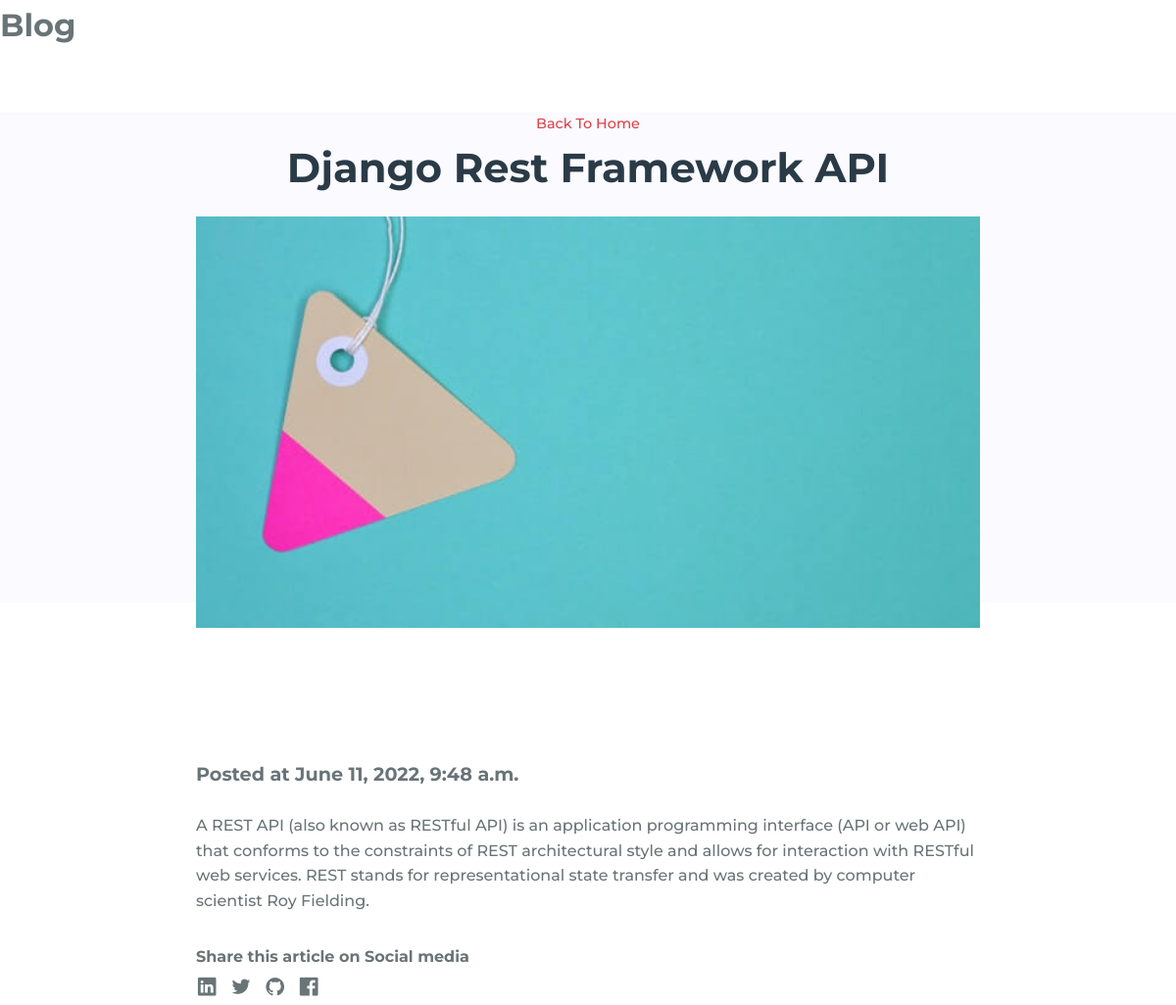
/1/, run on the app's committed database.
### portfolio/models.py (models this page shows, shortened)
class Blog(models.Model):
    blog_category = models.CharField(max_length=50)
    post_title = models.CharField(max_length=100)
    post_date = models.DateTimeField(auto_now=True)
    description = RichTextField(blank=True, null=True)
    content_upload = RichTextUploadingField(blank=True, null=True)
    post_img = models.ImageField(upload_to='picture/')
    slug = models.SlugField(max_length=250, blank=True, null=True)
    updated = models.DateTimeField(auto_now=True)

### portfolio/views.py (the view)
# urls.py: path('<slug>/',views.detail_blog_view, name='detail'),
def detail_blog_view(request, slug):
    context = {}
    blog_post = get_object_or_404(Blog, slug=slug)
    context['blog_post'] = blog_post
    return render(request, 'blog_detail.html', context)

### portfolio/templates/blog_detail.html
{% extends 'base.html' %}
{% load static %}
   {% block content %}
   <header class="1-header">
    <div class=".nav__log">
            <H1>Blog</H1>
    </div>
</header>
<section class="post-header">
    <div class="header-content post-container">
        <a href="{% url 'index' %}" class="back-home">Back To Home</a>
        <h1 class="header-title">{{ blog_post.post_title }}</h1>
        <img src="{{ blog_post.post_img.url }}" class="header-img" alt="">
    </div>
    </section>
    <section class="post-content post-container">
        <h2 class="sub-heading">Posted at {{ blog_post.post_date }}</h2>
        <p class="post-text">
            {{ blog_post.description|safe }}
        </p>
        <div class="footer__data">
            <h2 class="share__title">Share this article on Social media</h2>
        <a href="https://www.linkedin.com" target="_blank"  class="footer__social"><i class="uil uil-linkedin"></i></a>
        <a href="https://twitter.com" target="_blank"  class="footer__social"><i class="uil uil-twitter"></i></a>
        <a href="https://github.com/"  class="footer__social"><i class="uil uil-github"></i></a>
        <a href="https://facebook.com/"  class="footer__social"><i class="uil uil-facebook"></i></a>
        </div>
    </section>
   {% endblock content %}

### static/assets/css/styles.css (style rules this page uses)
:root { --header-height: 3rem; --font-medium: 500; }
:root { --first-color: #DE4148; --white-color: #FAFAFF; --dark-color: #2A3B47; --text-color: #697477; }
:root { --body-font: 'Montserrat', sans-serif; --big-font-size: 6.25rem; --h2-font-size: 1.25rem; --normal-font-size: .938rem; --small-font-size: .813rem; }
@media screen and (min-width: 768px) { :root { --big-font-size: 10.5rem; --h2-font-size: 2rem; --normal-font-size: 1rem; --small-font-size: .875rem; } }
:root { --mb-1: .5rem; --mb-2: 1rem; --mb-3: 1.5rem; --mb-4: 2rem; }
:root { --z-fixed: 100; }
*,::before,::after { box-sizing: border-box; }
html { scroll-behavior: smooth; }
body { margin: var(--header-height) 0 0 0; font-family: var(--body-font); font-size: var(--normal-font-size); font-weight: var(--font-medium); color: var(--text-color); line-height: 1.6; }
h1,h2,p { margin: 0; }
a { text-decoration: none; color: var(--text-color); }
img { max-width: 100%; height: auto; display: block; }
.post-header { width: 100%; height: 500px; background: #FAFAFF; }
.post-container { max-width: 800px; margin: auto; width: 100%; }
.header-content { display: flex; flex-direction: column; align-items: center; margin-top: 4rem !important; }
.back-home { color: #DE4148; font-size: 0.9rem; }
.header-title { width: 90%; font-size: 2.6rem; color: #2A3B47; text-align: center; margin-bottom: 1rem; }
.header-img { width: 100%; height: 420px; object-fit: cover; object-position: center; }
.post-content { margin-top: 10rem !important; }
.sub-heading { font-size: 1.2rem; }
.post-text { font-size: 1rem; line-height: 1.7rem; margin: 1rem 0; text-align: justify; margin-bottom: 1.5em; }
.share__title { font-size: 1rem; margin-top: 2rem; }
.footer__social { font-size: 1.4rem; margin-right: var(--mb-1); }
@media screen and (min-width: 768px) { body { margin: 0; } }

### data on the page
Blog: post_title "Django Rest Framework API", post_img (picture), post_date "June 11, 2022, 9:48 a.m.", description "A REST API (also known as RESTful API) is an application programming interface (API or web API) that conforms to the constraints of REST architectural style and allows for interaction with RESTful web services. REST stands for representational state transfer and was created by computer scientist Roy Fielding."
